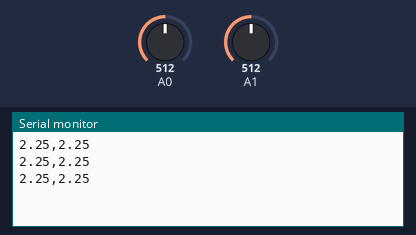
The sketch below on a simulated Arduino Uno, built with avr-gcc and run on an emulated ATmega328P. Shown: the last lines printed to the serial monitor. Inputs (shaded band) come from the test bench; at power-on: A0 = 512, A1 = 512.

Above: at 1.3 s.
1.4 s: A0 set to 716
At 1.9 s:
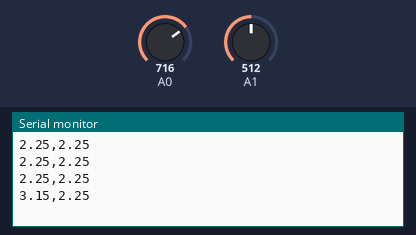
2.9 s: A1 set to 716
At 3.4 s:
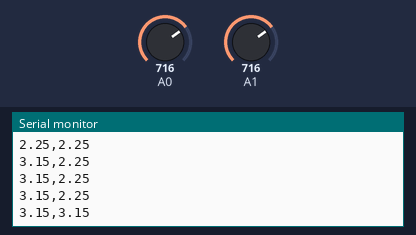
4.4 s: A0 set to 900
At 4.9 s:
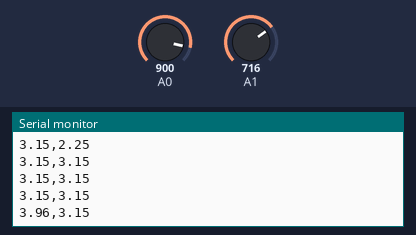
5.9 s: A1 set to 900
At 6.4 s:
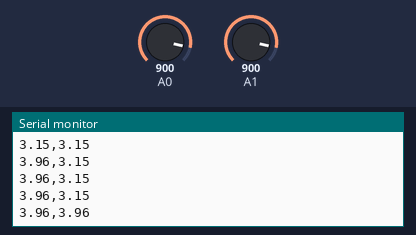
Timing chart, 0 to 8.4 s (numbered marks = the images above; inputs shaded):
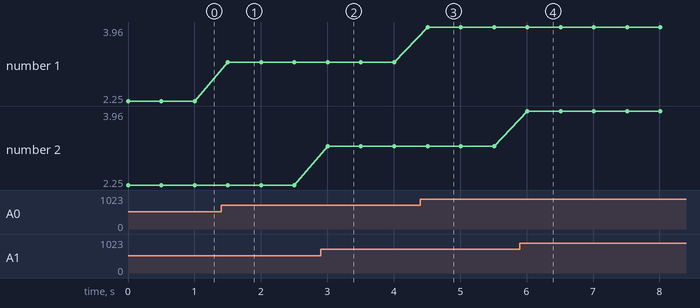

Measured:
- after the input at 1.4 s, the serial monitor: prints a new line after 0.10 s (image 1)
- after the input at 2.9 s, the serial monitor: prints a new line after 0.11 s (image 2)
- after the input at 4.4 s, the serial monitor: prints a new line after 0.11 s (image 3)
- after the input at 5.9 s, the serial monitor: prints a new line after 0.11 s (image 4)
- plotted number 1: 2.25 → 3.15 after the input at 1.4 s, 3.15 → 3.96 after the input at 4.4 s

The sketch:

sensor_logger.ino
```cpp
void setup() {
  Serial.begin(9600);
}

void loop() {
  int rawTherm = analogRead(A0);
  float voltageTherm = rawTherm * (4.5 / 1023.0);

  int rawPhoto = analogRead(A1);
  float voltagePhoto = rawPhoto * (4.5 / 1023.0);

  Serial.print(voltageTherm);
  Serial.print(",");
  Serial.println(voltagePhoto);

  delay(500);
}
```
